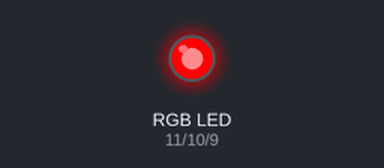
Bench run of a sketch on a simulated Arduino Uno, built with avr-gcc and run on an emulated ATmega328P. On the bench: an RGB LED mixed from three pins (HIGH = lit). Dim RGB values are drawn brighter than linear.

Above: at 0.05 s.
At 1.9 s:
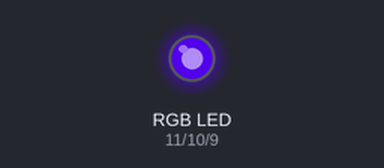
At 3.8 s:
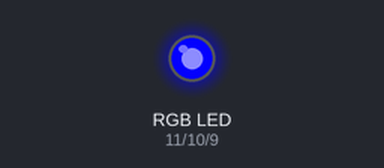
At 7.6 s:
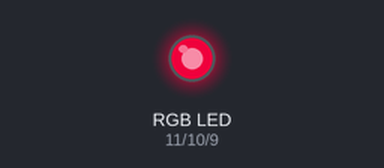
Timing chart, 0 to 14.4 s (numbered marks = the images above):
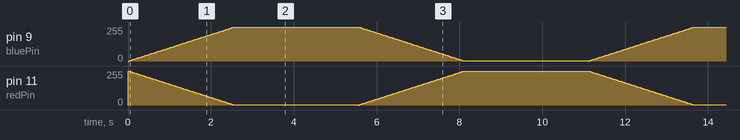

The sketch:

physcomp_proj001.ino
```cpp
/*
  RESOURCES USED:
  Adafruit Arduino - Lesson 3. RGB LED: https://learn.adafruit.com/adafruit-arduino-lesson-3-rgb-leds/arduino-sketch
  Arduino Fading LED Tutorial: https://www.arduino.cc/en/Tutorial/Fade
*/

int redPin = 11;
int greenPin = 10;
int bluePin = 9;

int redBrightness = 255;  //initial red brightness of led #1
int blueBrightness = 0; //initial blue brightness of led #2
//int greenBrightness = 0;

int redFadeAmount = 3;
int blueFadeAmount = -3;
//int greenFadeAmount = 3;

void setup() {
  //configure 3 PWM arduino pins as outputs for the LEDs connected in parallel
  pinMode(redPin, OUTPUT);
  pinMode(greenPin, OUTPUT);
  pinMode(bluePin, OUTPUT);
}

void loop() {
    // set the brightness of red pin:
    analogWrite(redPin, redBrightness);
    analogWrite(bluePin, blueBrightness);

    // change the brightness for next time through the loop:
    redBrightness = redBrightness - redFadeAmount;
    blueBrightness = blueBrightness - blueFadeAmount;

    // reverse the direction of the fading at the ends of the fade:
    //since they are matched up, we only need to check red
    if (redBrightness <= 0 || redBrightness >= 255) {
     redFadeAmount = -redFadeAmount;
     blueFadeAmount = -blueFadeAmount;
     delay(3000);  //pause when reaching 100% blue or 100% red
   }

  // wait for 30 milliseconds to see the dimming effect
  delay(30);
}
```
